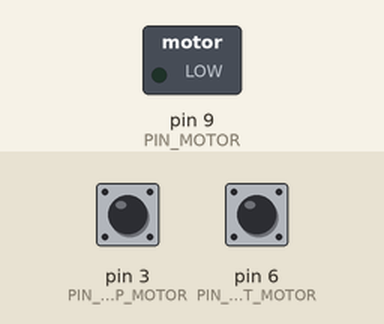
The sketch below on a simulated Arduino Uno, built with avr-gcc and run on an emulated ATmega328P. Shown: switched loads named in the sketch (green lamp = pin HIGH). The test bench sets the inputs (shaded band); at power-on: pin 6 (PIN_START_MOTOR) HIGH, pin 3 (PIN_STOP_MOTOR) HIGH.

Above: at 1.2 s.
1.3 s: pin 6 (PIN_START_MOTOR) pulled LOW for 0.15 s
At 2.9 s:
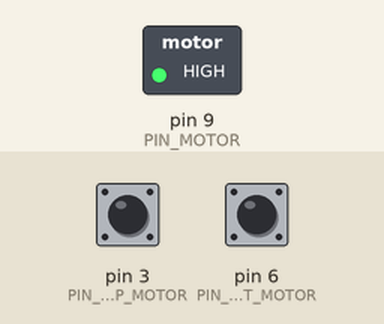
3.3 s: pin 3 (PIN_STOP_MOTOR) pulled LOW for 0.15 s
At 4.0 s:
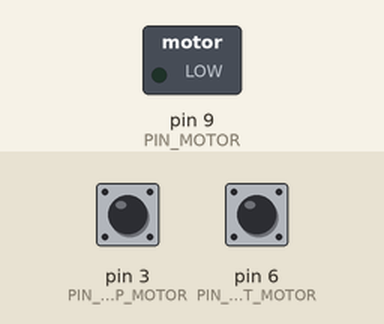
4.9 s: pin 6 (PIN_START_MOTOR) pulled LOW for 1 s
At 6.8 s:
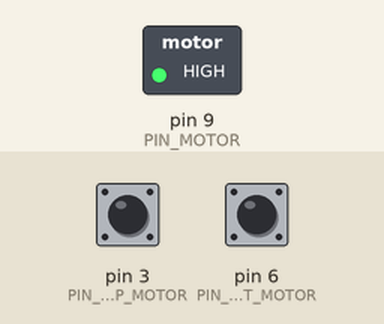
Timing chart, 0 to 8.3 s (numbered marks = the images above; inputs shaded):
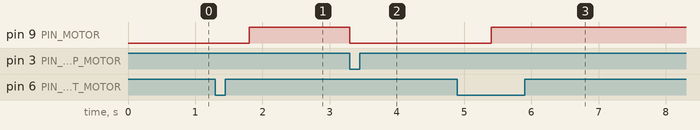

Measured:
- after the input at 1.3 s, pin 9 (PIN_MOTOR): LOW → HIGH after 0.50 s
- after the input at 3.3 s, pin 9 (PIN_MOTOR): HIGH → LOW at once
- after the input at 4.9 s, pin 9 (PIN_MOTOR): LOW → HIGH after 0.50 s

The sketch:

Projekt_14-DC_Motor-ovn1.ino
```cpp
/***************************************************************************************
 * Projekt 14 - DC-Motor -övning 1
 *
 * LÖPANDE BAND
 * Denna övning simulerar ett löpandeband som transporterar paket från ena sidan av
 * fabriken till den andra. Med en krets som består av en knapp för att starta remmen
 * och en slutstegssensor för att stoppa löpandetbandet och kunna lossa paketen.
 * Målen är:
 *    • Starta löpandebandet endast med startknappen.
 *    • Stoppa löpandebandet endast med stoppknappen, när det behövs.
 ***************************************************************************************/

const int PIN_MOTOR = 9;
const int PIN_START_MOTOR = 6;
const int PIN_STOP_MOTOR  = 3;

bool state = 0;

void setup()
{
  pinMode(PIN_STOP_MOTOR,  INPUT_PULLUP);
  pinMode(PIN_START_MOTOR, INPUT_PULLUP);
  pinMode(PIN_MOTOR, OUTPUT);
}

void loop()
{
  int startValue = digitalRead(PIN_START_MOTOR); //start-knappens status/tillstånd läses av.
  int stopValue  = digitalRead(PIN_STOP_MOTOR);  //stopp-knappens status/tillstånd läses av.

  if (startValue == LOW)  //Om värdet på den lokala variabeln "startValue" är lågt, 0.
  {
    delay(500);
    state = 1;            //ändras tillståndet till 1 för att aktivera motorn.
  }

  if (stopValue == LOW)   //Om värdet på den lokala variabeln "stopValue" är lågt, 0.
  {
    state = 0;            //ändras tillståndet till 0 för att stänga av motorn
  }

  if(state == 0)          // Om värdet för "status/tillstånd" är 0, stängs av motorn.
  {
    digitalWrite (PIN_MOTOR, LOW);
  }
  else                   // annars sätts motorn på.
  {
    digitalWrite (PIN_MOTOR, HIGH);
  }
}
```
